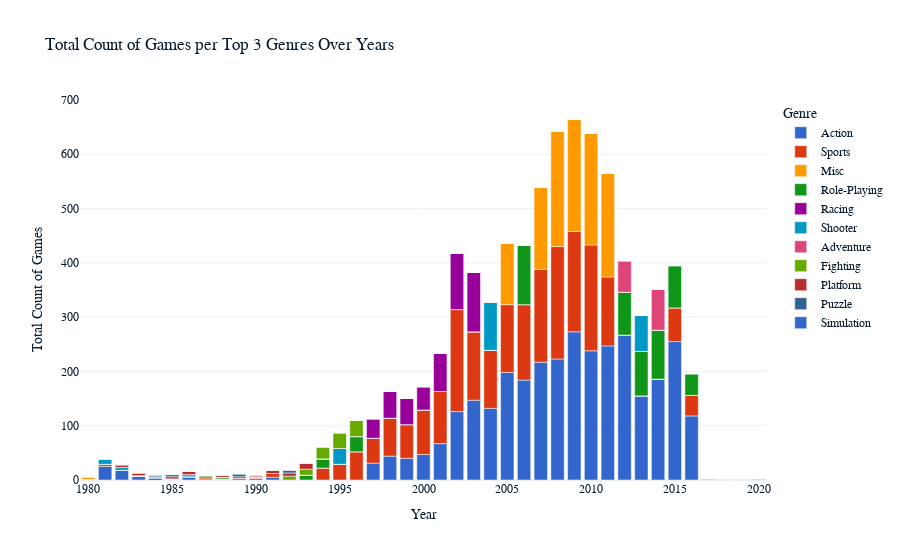

The notebook cell saved with this chart:
### Markdown cell above
## Most popular genres over the years

The *Action* genre has been consistenly popular since 1997; most of the years it was the mostly-made genre. The _Miscallenous_ (other game categories) category also had a period of time of high popularity from 2005 to 2011. The *Racing* genre was regularly popular until 2003.

### Code cell
import seaborn as sns
import plotly.express as px
import pandas as pd

genre_counts = games.groupby(['Year', 'Genre']).size().reset_index(name='Count')

genre_counts['Rank'] = genre_counts.groupby('Year')['Count'].rank(method='first', ascending=False)
top_genres = genre_counts[genre_counts['Rank'] <= 3]

genre_pivot = top_genres.pivot(index='Year', columns='Genre', values='Count').fillna(0)

total_counts = genre_pivot.sum().sort_values(ascending=False)

unstacked_df = genre_pivot[total_counts.index].stack().reset_index(name='Count')
unstacked_df.columns = ['Year', 'Genre', 'Count']

fig = px.bar(unstacked_df, 
             x='Year', 
             y='Count', 
             color='Genre', 
             title='Total Count of Games per Top 3 Genres Over Years', 
             labels={'Count': 'Total Count of Games', 'Year': 'Year'},
             color_discrete_sequence=px.colors.qualitative.G10,
             category_orders={'Genre': total_counts.index.tolist()})

fig.show()

### Figure 1 — Plotly figure (JSON) as saved in the notebook; plotly's stock layout.template omitted (floating-point values rounded to 4 significant figures)
{"data": [{"alignmentgroup": "True", "hovertemplate": "Genre=Action<br>Year=%{x}<br>Total Count of Games=%{y}<extra></extra>", "legendgroup": "Action", "marker": {"color": "#3366CC", "pattern": {"shape": ""}}, "name": "Action", "offsetgroup": "Action", "orientation": "v", "showlegend": true, "textposition": "auto", "x": [1980, 1981, 1982, 1983, 1984, 1985, 1986, 1987, 1988, 1989, 1990, 1991, 1992, 1993, 1994, 1995, 1996, 1997, 1998, 1999, 2000, 2001, 2002, 2003, 2004, 2005, 2006, 2007, 2008, 2009, 2010, 2011, 2012, 2013, 2014, 2015, 2016, 2017, 2020], "xaxis": "x", "y": [1, 25, 18, 7, 0, 2, 6, 2, 2, 0, 3, 5, 0, 0, 0, 0, 0, 31, 44, 40, 47, 67, 126, 147, 132, 198, 184, 217, 223, 273, 238, 247, 267, 155, 186, 255, 118, 1, 0], "yaxis": "y", "type": "bar"}, {"alignmentgroup": "True", "hovertemplate": "Genre=Sports<br>Year=%{x}<br>Total Count of Games=%{y}<extra></extra>", "legendgroup": "Sports", "marker": {"color": "#DC3912", "pattern": {"shape": ""}}, "name": "Sports", "offsetgroup": "Sports", "orientation": "v", "showlegend": true, "textposition": "auto", "x": [1980, 1981, 1982, 1983, 1984, 1985, 1986, 1987, 1988, 1989, 1990, 1991, 1992, 1993, 1994, 1995, 1996, 1997, 1998, 1999, 2000, 2001, 2002, 2003, 2004, 2005, 2006, 2007, 2008, 2009, 2010, 2011, 2012, 2013, 2014, 2015, 2016, 2017, 2020], "xaxis": "x", "y": [0, 4, 0, 0, 0, 0, 0, 4, 0, 3, 3, 7, 0, 0, 22, 29, 52, 46, 70, 62, 82, 96, 188, 126, 107, 125, 139, 171, 207, 185, 195, 127, 0, 0, 0, 62, 38, 0, 0], "yaxis": "y", "type": "bar"}, {"alignmentgroup": "True", "hovertemplate": "Genre=Misc<br>Year=%{x}<br>Total Count of Games=%{y}<extra></extra>", "legendgroup": "Misc", "marker": {"color": "#FF9900", "pattern": {"shape": ""}}, "name": "Misc", "offsetgroup": "Misc", "orientation": "v", "showlegend": true, "textposition": "auto", "x": [1980, 1981, 1982, 1983, 1984, 1985, 1986, 1987, 1988, 1989, 1990, 1991, 1992, 1993, 1994, 1995, 1996, 1997, 1998, 1999, 2000, 2001, 2002, 2003, 2004, 2005, 2006, 2007, 2008, 2009, 2010, 2011, 2012, 2013, 2014, 2015, 2016, 2017, 2020], "xaxis": "x", "y": [4, 0, 0, 0, 0, 0, 0, 0, 0, 0, 0, 0, 0, 0, 0, 0, 0, 0, 0, 0, 0, 0, 0, 0, 0, 113, 0, 152, 212, 207, 206, 191, 0, 0, 0, 0, 0, 0, 0], "yaxis": "y", "type": "bar"}, {"alignmentgroup": "True", "hovertemplate": "Genre=Role-Playing<br>Year=%{x}<br>Total Count of Games=%{y}<extra></extra>", "legendgroup": "Role-Playing", "marker": {"color": "#109618", "pattern": {"shape": ""}}, "name": "Role-Playing", "offsetgroup": "Role-Playing", "orientation": "v", "showlegend": true, "textposition": "auto", "x": [1980, 1981, 1982, 1983, 1984, 1985, 1986, 1987, 1988, 1989, 1990, 1991, 1992, 1993, 1994, 1995, 1996, 1997, 1998, 1999, 2000, 2001, 2002, 2003, 2004, 2005, 2006, 2007, 2008, 2009, 2010, 2011, 2012, 2013, 2014, 2015, 2016, 2017, 2020], "xaxis": "x", "y": [0, 0, 0, 0, 0, 0, 0, 3, 3, 0, 0, 0, 0, 9, 17, 0, 28, 0, 0, 0, 0, 0, 0, 0, 0, 0, 110, 0, 0, 0, 0, 0, 79, 82, 90, 78, 40, 2, 0], "yaxis": "y", "type": "bar"}, {"alignmentgroup": "True", "hovertemplate": "Genre=Racing<br>Year=%{x}<br>Total Count of Games=%{y}<extra></extra>", "legendgroup": "Racing", "marker": {"color": "#990099", "pattern": {"shape": ""}}, "name": "Racing", "offsetgroup": "Racing", "orientation": "v", "showlegend": true, "textposition": "auto", "x": [1980, 1981, 1982, 1983, 1984, 1985, 1986, 1987, 1988, 1989, 1990, 1991, 1992, 1993, 1994, 1995, 1996, 1997, 1998, 1999, 2000, 2001, 2002, 2003, 2004, 2005, 2006, 2007, 2008, 2009, 2010, 2011, 2012, 2013, 2014, 2015, 2016, 2017, 2020], "xaxis": "x", "y": [0, 0, 0, 0, 3, 0, 0, 0, 0, 0, 0, 0, 0, 0, 0, 0, 0, 36, 49, 49, 43, 71, 104, 110, 0, 0, 0, 0, 0, 0, 0, 0, 0, 0, 0, 0, 0, 0, 0], "yaxis": "y", "type": "bar"}, {"alignmentgroup": "True", "hovertemplate": "Genre=Shooter<br>Year=%{x}<br>Total Count of Games=%{y}<extra></extra>", "legendgroup": "Shooter", "marker": {"color": "#0099C6", "pattern": {"shape": ""}}, "name": "Shooter", "offsetgroup": "Shooter", "orientation": "v", "showlegend": true, "textposition": "auto", "x": [1980, 1981, 1982, 1983, 1984, 1985, 1986, 1987, 1988, 1989, 1990, 1991, 1992, 1993, 1994, 1995, 1996, 1997, 1998, 1999, 2000, 2001, 2002, 2003, 2004, 2005, 2006, 2007, 2008, 2009, 2010, 2011, 2012, 2013, 2014, 2015, 2016, 2017, 2020], "xaxis": "x", "y": [2, 10, 5, 0, 3, 0, 4, 0, 0, 0, 0, 0, 0, 0, 0, 29, 0, 0, 0, 0, 0, 0, 0, 0, 89, 0, 0, 0, 0, 0, 0, 0, 0, 66, 0, 0, 0, 0, 0], "yaxis": "y", "type": "bar"}, {"alignmentgroup": "True", "hovertemplate": "Genre=Adventure<br>Year=%{x}<br>Total Count of Games=%{y}<extra></extra>", "legendgroup": "Adventure", "marker": {"color": "#DD4477", "pattern": {"shape": ""}}, "name": "Adventure", "offsetgroup": "Adventure", "orientation": "v", "showlegend": true, "textposition": "auto", "x": [1980, 1981, 1982, 1983, 1984, 1985, 1986, 1987, 1988, 1989, 1990, 1991, 1992, 1993, 1994, 1995, 1996, 1997, 1998, 1999, 2000, 2001, 2002, 2003, 2004, 2005, 2006, 2007, 2008, 2009, 2010, 2011, 2012, 2013, 2014, 2015, 2016, 2017, 2020], "xaxis": "x", "y": [0, 0, 0, 1, 0, 0, 0, 0, 0, 0, 0, 0, 0, 0, 0, 0, 0, 0, 0, 0, 0, 0, 0, 0, 0, 0, 0, 0, 0, 0, 0, 0, 58, 0, 75, 0, 0, 0, 0], "yaxis": "y", "type": "bar"}, {"alignmentgroup": "True", "hovertemplate": "Genre=Fighting<br>Year=%{x}<br>Total Count of Games=%{y}<extra></extra>", "legendgroup": "Fighting", "marker": {"color": "#66AA00", "pattern": {"shape": ""}}, "name": "Fighting", "offsetgroup": "Fighting", "orientation": "v", "showlegend": true, "textposition": "auto", "x": [1980, 1981, 1982, 1983, 1984, 1985, 1986, 1987, 1988, 1989, 1990, 1991, 1992, 1993, 1994, 1995, 1996, 1997, 1998, 1999, 2000, 2001, 2002, 2003, 2004, 2005, 2006, 2007, 2008, 2009, 2010, 2011, 2012, 2013, 2014, 2015, 2016, 2017, 2020], "xaxis": "x", "y": [0, 0, 0, 0, 0, 0, 0, 0, 0, 0, 0, 0, 7, 11, 22, 29, 30, 0, 0, 0, 0, 0, 0, 0, 0, 0, 0, 0, 0, 0, 0, 0, 0, 0, 0, 0, 0, 0, 0], "yaxis": "y", "type": "bar"}, {"alignmentgroup": "True", "hovertemplate": "Genre=Platform<br>Year=%{x}<br>Total Count of Games=%{y}<extra></extra>", "legendgroup": "Platform", "marker": {"color": "#B82E2E", "pattern": {"shape": ""}}, "name": "Platform", "offsetgroup": "Platform", "orientation": "v", "showlegend": true, "textposition": "auto", "x": [1980, 1981, 1982, 1983, 1984, 1985, 1986, 1987, 1988, 1989, 1990, 1991, 1992, 1993, 1994, 1995, 1996, 1997, 1998, 1999, 2000, 2001, 2002, 2003, 2004, 2005, 2006, 2007, 2008, 2009, 2010, 2011, 2012, 2013, 2014, 2015, 2016, 2017, 2020], "xaxis": "x", "y": [0, 0, 5, 5, 0, 4, 6, 0, 4, 3, 3, 6, 6, 11, 0, 0, 0, 0, 0, 0, 0, 0, 0, 0, 0, 0, 0, 0, 0, 0, 0, 0, 0, 0, 0, 0, 0, 0, 0], "yaxis": "y", "type": "bar"}, {"alignmentgroup": "True", "hovertemplate": "Genre=Puzzle<br>Year=%{x}<br>Total Count of Games=%{y}<extra></extra>", "legendgroup": "Puzzle", "marker": {"color": "#316395", "pattern": {"shape": ""}}, "name": "Puzzle", "offsetgroup": "Puzzle", "orientation": "v", "showlegend": true, "textposition": "auto", "x": [1980, 1981, 1982, 1983, 1984, 1985, 1986, 1987, 1988, 1989, 1990, 1991, 1992, 1993, 1994, 1995, 1996, 1997, 1998, 1999, 2000, 2001, 2002, 2003, 2004, 2005, 2006, 2007, 2008, 2009, 2010, 2011, 2012, 2013, 2014, 2015, 2016, 2017, 2020], "xaxis": "x", "y": [0, 0, 0, 0, 3, 4, 0, 0, 0, 5, 0, 0, 5, 0, 0, 0, 0, 0, 0, 0, 0, 0, 0, 0, 0, 0, 0, 0, 0, 0, 0, 0, 0, 0, 0, 0, 0, 0, 0], "yaxis": "y", "type": "bar"}, {"alignmentgroup": "True", "hovertemplate": "Genre=Simulation<br>Year=%{x}<br>Total Count of Games=%{y}<extra></extra>", "legendgroup": "Simulation", "marker": {"color": "#3366CC", "pattern": {"shape": ""}}, "name": "Simulation", "offsetgroup": "Simulation", "orientation": "v", "showlegend": true, "textposition": "auto", "x": [1980, 1981, 1982, 1983, 1984, 1985, 1986, 1987, 1988, 1989, 1990, 1991, 1992, 1993, 1994, 1995, 1996, 1997, 1998, 1999, 2000, 2001, 2002, 2003, 2004, 2005, 2006, 2007, 2008, 2009, 2010, 2011, 2012, 2013, 2014, 2015, 2016, 2017, 2020], "xaxis": "x", "y": [0, 0, 0, 0, 0, 0, 0, 0, 0, 0, 0, 0, 0, 0, 0, 0, 0, 0, 0, 0, 0, 0, 0, 0, 0, 0, 0, 0, 0, 0, 0, 0, 0, 0, 0, 0, 0, 0, 1], "yaxis": "y", "type": "bar"}], "layout": {"xaxis": {"anchor": "y", "domain": [0, 1], "title": {"text": "Year"}}, "yaxis": {"anchor": "x", "domain": [0, 1], "title": {"text": "Total Count of Games"}}, "legend": {"title": {"text": "Genre"}, "tracegroupgap": 0}, "title": {"text": "Total Count of Games per Top 3 Genres Over Years"}, "barmode": "relative"}}
